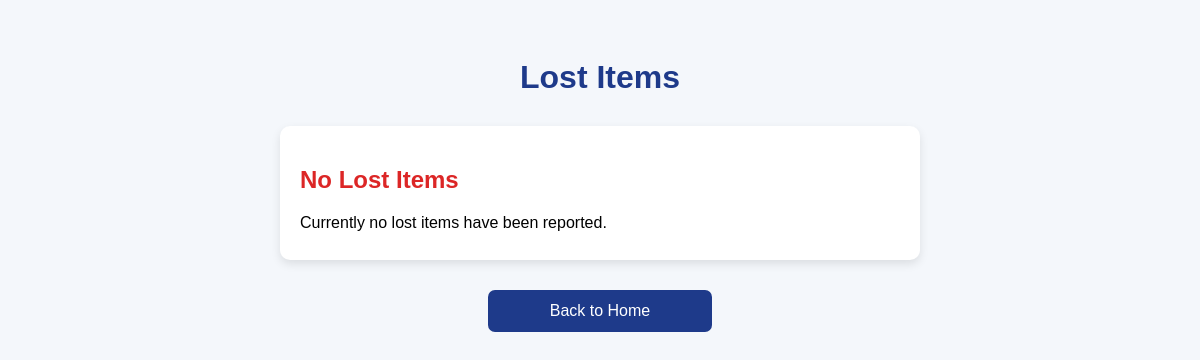
Page /lost-items on the earlier database version.
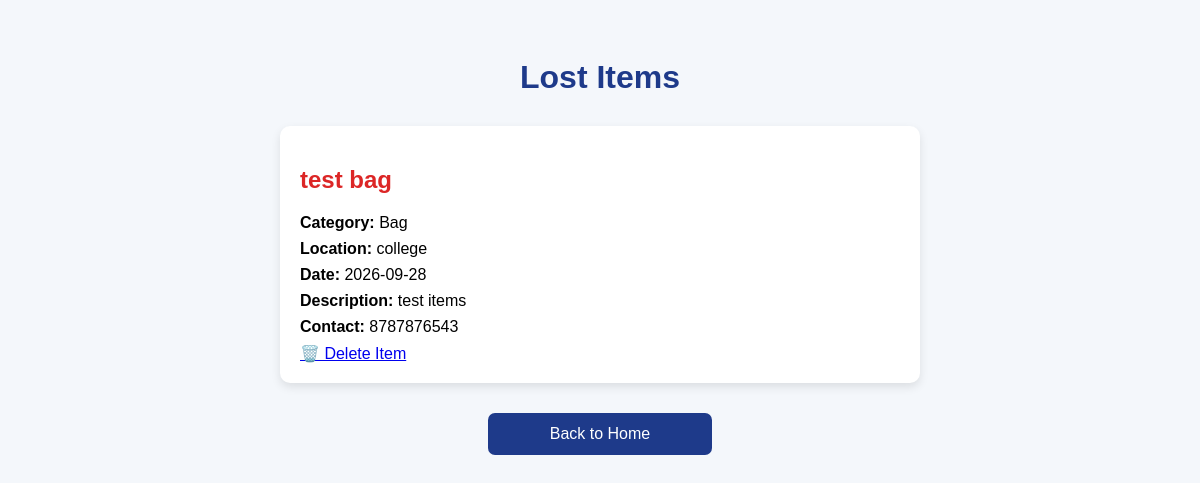
Same page on the later database version.
### tables this page shows
CREATE TABLE items (
            id INTEGER PRIMARY KEY AUTOINCREMENT,
            item_name TEXT NOT NULL,
            category TEXT NOT NULL,
            location TEXT NOT NULL,
            date TEXT NOT NULL,
            description TEXT,
            contact TEXT NOT NULL,
            item_type TEXT NOT NULL
        );

### app.py (the view)
@app.route("/lost-items")
def lost_items():
    conn = sqlite3.connect("lost_found.db")
    cursor = conn.cursor()
    cursor.execute("SELECT * FROM items WHERE item_type = 'Lost'")
    items = cursor.fetchall()
    conn.close()
    return render_template("lost_items.html", items=items)

### templates/lost_items.html (shortened to what this page needs)
<!DOCTYPE html>
<html lang="en">
<head>
</head>
<body>
    <h1>Lost Items</h1>
    {% if items %}
        {% for item in items %}
        <div class="item">
            <h2>{{ item[1] }}</h2>
            <p><strong>Category:</strong> {{ item[2] }}</p>
            <p><strong>Location:</strong> {{ item[3] }}</p>
            <p><strong>Date:</strong> {{ item[4] }}</p>
            <p><strong>Description:</strong> {{ item[5] }}</p>
            <p><strong>Contact:</strong> {{ item[6] }}</p>
            <a href="/delete-item/{{ item[0] }}"
               onclick="return confirm('Are you sure you want to delete this item?');">
                🗑️ Delete Item
           </a>
        </div>
        {% endfor %}
    {% else %}
        <div class="item">
            <h2>No Lost Items</h2>
            <p>Currently no lost items have been reported.</p>
        </div>
    {% endif %}
    <a href="/" class="back">Back to Home</a>
</body>
</html>

Differences in the rows shown:
added items: item_name "test bag", category "Bag", location "college", date "2026-09-28", description "test items", contact "8787876543"
Other differences:
text no longer shown: "No Lost Items Currently no lost items have been reported."
